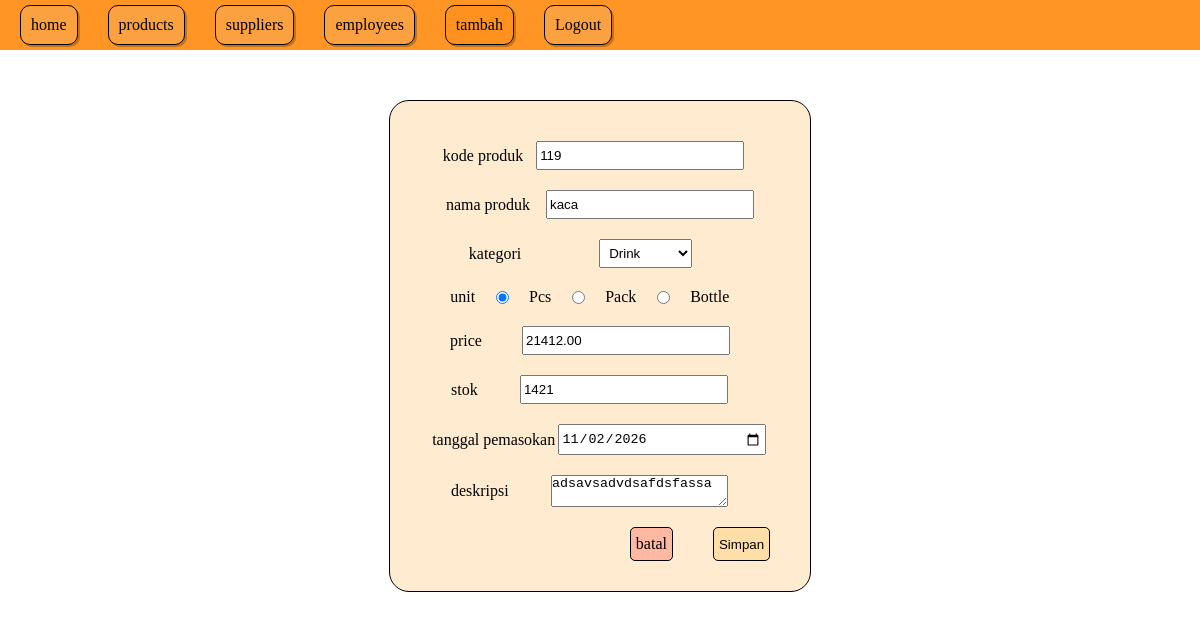
Screenshot of /pages/products/edit.php?id=2 (signed in) with the database file from the repository.
### tables this page shows
CREATE TABLE `products` (
  `product_id` int NOT NULL,
  `product_code` varchar(10) NOT NULL,
  `product_name` varchar(100) NOT NULL,
  `category` enum('Food','Drink','Stationery','Uniform') NOT NULL,
  `unit` enum('Pcs','Pack','Bottle') NOT NULL,
  `price` decimal(10,2) NOT NULL,
  `stock` int NOT NULL,
  `entry_date` date NOT NULL,
  `description` text NOT NULL
);

### repositories/products.php (called while the page is built, shortened)
<?php
require_once __DIR__ . "/../config/database.php";
function getProduct($id){
  global $pdo;
  $query = "select * from products where product_id = :id";
  $stmt = $pdo->prepare($query);
  $stmt->execute(['id' => $id]);
  $product = $stmt->fetch();
  return $product;
}

### pages/products/edit.php (the view, shortened to what this page needs)
<?php
$categories = ['Food', 'Drink', 'Stationery', 'Uniform'];
require_once __DIR__ . "/../../repositories/products.php";
$id = $_GET["id"];
$product = getProduct($id);
$old = $_SESSION['old'] ?? [];
$product = array_merge($product, $old);
?>
<!DOCTYPE html>
<html>
<head>
    <link rel="stylesheet" href="../../css/index.css">
</head>
<body>
    <?php
    include_once __DIR__ . "/../../components/admin/topbar.php";
    ?>
    <main>
        <form action="../../actions/products/update.php" method="POST">
            <div class="form-div">
                <label for="product_code">kode produk</label>
                <input value="<?= $product['product_code'] ?? '' ?>" type="text" id="product_code" name="product_code" placeholder="001"><br>
            </div>
            <div class="form-div">
                <label for="product_name">nama produk</label>
                <input value="<?= $product['product_name'] ?? '' ?>" type="text" id="product_name" name="product_name" placeholder="Nama Produk">
            </div>
            <div class="form-div">
                <label for="category">kategori</label> <br>
                <select name="category" id="category">
                    <?php foreach ($categories as $category): ?>
                        <option <?= ($product['category'] ?? '') == $category ? 'selected' : '' ?> value="<?= $category ?>"><?= $category ?></option>
                    <?php endforeach ?>
                </select> <br>
            </div>
            <div class="form-div-unit">
                <p>unit</p>
                <input type="radio" id="unit" name="unit" value="Pcs" <?= ($product['unit'] ?? '') === 'Pcs' ? 'checked' : '' ?>>
                <label for="unit">Pcs</label>
                <input type="radio" id="unit2" name="unit" value="Pack" <?= ($product['unit'] ?? '') === 'Pack' ? 'checked' : '' ?>>
                <label for="unit2">Pack</label>
                <input type="radio" id="unit3" name="unit" value="Bottle" <?= ($product['unit'] ?? '') === 'Bottle' ? 'checked' : '' ?>>
                <label for="unit3">Bottle</label> <br>
            </div>
            <div class="form-div">
                <label for="price">price</label> <br>
                <input value="<?= $product['price'] ?? '' ?>" type="number" id="price" name="price" placeholder="0"> <br>
            </div>
            <div class="form-div">
                <label for="stock">stok</label> <br>
                <input value="<?= $product['stock'] ?? '' ?>" type="number" id="stock" name="stock" placeholder="0"> <br>
            </div>
            <div class="form-div">
                <label for="entry_date">tanggal pemasokan</label>
                <input value="<?= $product['entry_date'] ?? '' ?>" type="date" id="entry_date" name="entry_date"> <br>
            </div>
            <div class="form-div">
                <label for="description">deskripsi</label> <br>
                <textarea id="description" name="description"><?= $product['description'] ?? '' ?></textarea> <br>
            </div>
            <div id="action-form">
                <a href="index.php">batal</a>
                <button type="submit" name="update">Simpan</button>
            </div>
        </form>
    </main>
</body>
</html>

### css/base.css (style rules this page uses)
main a { text-decoration: none; color: black; }
main { display: flex; flex-direction: column; gap: 40px; align-items: center; justify-content: center; padding: 50px 0px; }
* { margin: 0; padding: 0; overflow-x: hidden; }

### css/components/admin/form.css (style rules this page uses)
form { padding: 40px 40px 30px; border: 1px solid black; display: flex; flex-direction: column; gap: 20px; border-radius: 20px; background-color: rgba(255, 198, 117, 0.338); align-items: center; }
.form-div input { width: 200px; padding: 5px 2px; }
.form-div { width: 100%; display: flex; justify-content: space-evenly; align-items: center; }
.form-div-gender, .form-div-unit { width: 100%; display: flex; justify-content: space-evenly; align-items: center; }
#action-form { display: flex; flex-direction: row; gap: 40px; position: relative; margin-left: 200px; }
#action-form a,button { padding: 7px 5px; border-radius: 5px; }
#action-form a { border: 1px solid black; background-color: rgba(255, 19, 19, 0.238); }
#action-form button { border: 1px solid black; background-color: rgb(255, 222, 168); }
option, select { padding: 5px; }

### rows the page displays
products: product_code "119", product_name "kaca", category "Drink", unit "☑ Pcs", unit "☐ Pack", unit "☐ Bottle", price "21412.00", stock "1421", entry_date "11/02/2026", description "adsavsadvdsafdsfassa"

### other values shown
$pro "products"
$sup "suppliers"
$emp "employees"
